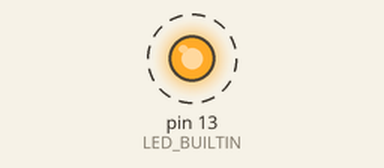
Recording of a sketch running on a simulated Arduino Mega 2560, built with avr-gcc and run on an emulated ATmega2560. Parts: output pins drawn as LEDs (lit = HIGH). Dashed ring = blinking.

Above: at 0.5 s.
Timing chart, 0 to 4.6 s (numbered marks = the images above):
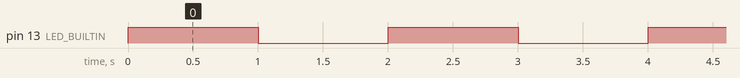

Measured:
- by itself, pin 13 (LED_BUILTIN): alternates HIGH for 1.0 s and LOW for 1.0 s

The sketch:

Blink.ino
```cpp
/* ----------------------------------------------------------
       SENTINEL - Simple blink script

       Harris M

       March 2, 2020
   ---------------------------------------------------------- */

   void setup() {
       pinMode(LED_BUILTIN, OUTPUT);
       digitalWrite(LED_BUILTIN, LOW);
       Serial.begin(115200);
   }

   void loop() {
       digitalWrite(LED_BUILTIN, HIGH);
       delay(1000);
       digitalWrite(LED_BUILTIN, LOW);
       delay(1000);
   }
```
